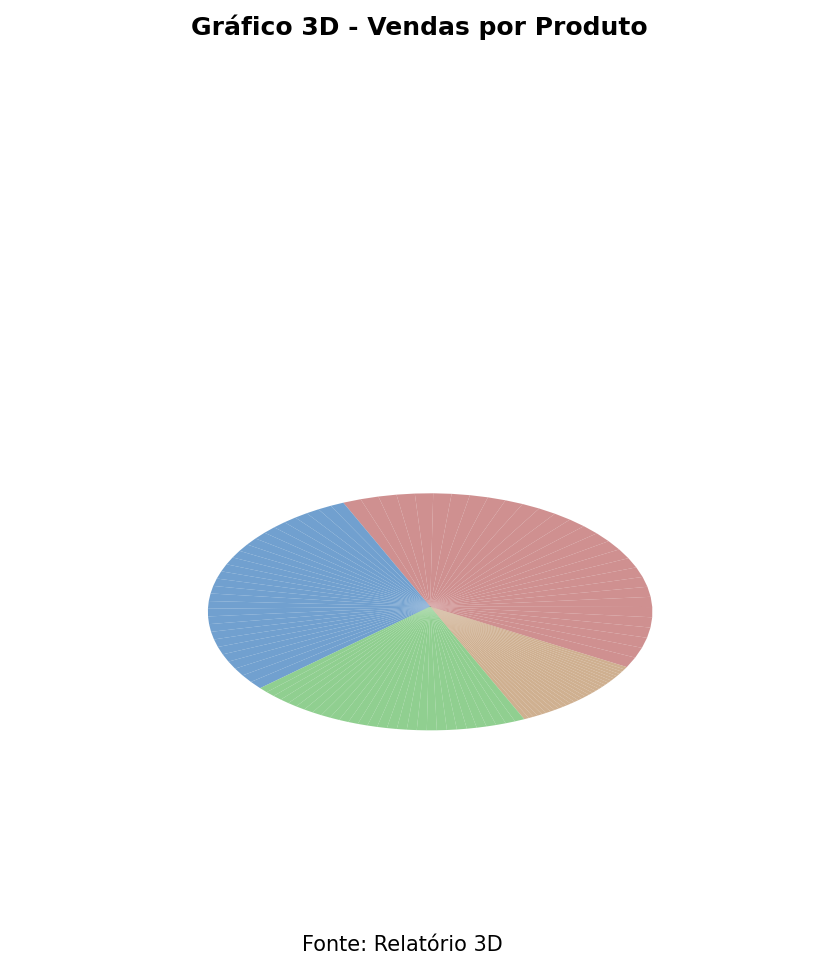
#> input picture data/pizza/pizza_3d.png, 838 x 970 px
$ python -i ocr_engine_adaptado.py   (imports and definitions only)
#> lines starting #> are read from the running program, lines starting #| are printed output that depends on the picture; after the words box and inside, x2 and y2 are one past the last pixel; in counts of white or black regions, pixels touching at a corner belong together
#> further down, picture is the input picture: shape (970, 838, 3); mean B, G, R 244.5, 244.8, 244.8
# scr/processamento/ocr_engine_adaptado.py
"""
MOTOR DE OCR ADAPTADO
Versão melhorada com suporte a extração de pares categoria-valor
"""

import pytesseract
from PIL import Image
import cv2
import numpy as np
import re
import os
from typing import Dict, List, Optional, Tuple, Any


class OCREngineAdaptado:
    """
    Motor de OCR adaptado que usa detecção de contornos para identificar
    regiões do gráfico, com suporte a diferentes tipos.
    """

    def __init__(self, tesseract_cmd: Optional[str] = None):
        """Inicializa o motor OCR."""
        self.tesseract_cmd = tesseract_cmd
        self._configurar_tesseract()

    def _configurar_tesseract(self):
        """Configura o caminho do Tesseract."""
        if self.tesseract_cmd:
            pytesseract.pytesseract.tesseract_cmd = self.tesseract_cmd
            return

        # Caminhos comuns por sistema operacional
        caminhos_comuns = [
            r'C:\Program Files\Tesseract-OCR\tesseract.exe',
            r'C:\Program Files (x86)\Tesseract-OCR\tesseract.exe',
            '/usr/bin/tesseract',
            '/usr/local/bin/tesseract'
        ]

        for caminho in caminhos_comuns:
            if os.path.exists(caminho):
                pytesseract.pytesseract.tesseract_cmd = caminho
                self.tesseract_cmd = caminho
                break

    def detectar_regioes_grafico(self, imagem_cv: np.ndarray) -> Optional[Tuple[int, int, int, int]]:
        """
        Detecta as regiões do gráfico usando contornos.

        Returns:
            Tupla (x, y, largura, altura) ou None
        """
        if len(imagem_cv.shape) == 3:
            gray = cv2.cvtColor(imagem_cv, cv2.COLOR_BGR2GRAY)
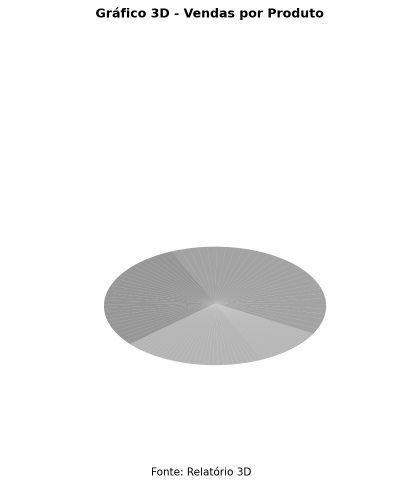
#> gray: shape (970, 838) (shown at 1/2 size); min 0, max 255, mean 244.8
        else:
            gray = imagem_cv

        # Binarização inversa para destacar o gráfico
        _, thresh = cv2.threshold(gray, 240, 255, cv2.THRESH_BINARY_INV)
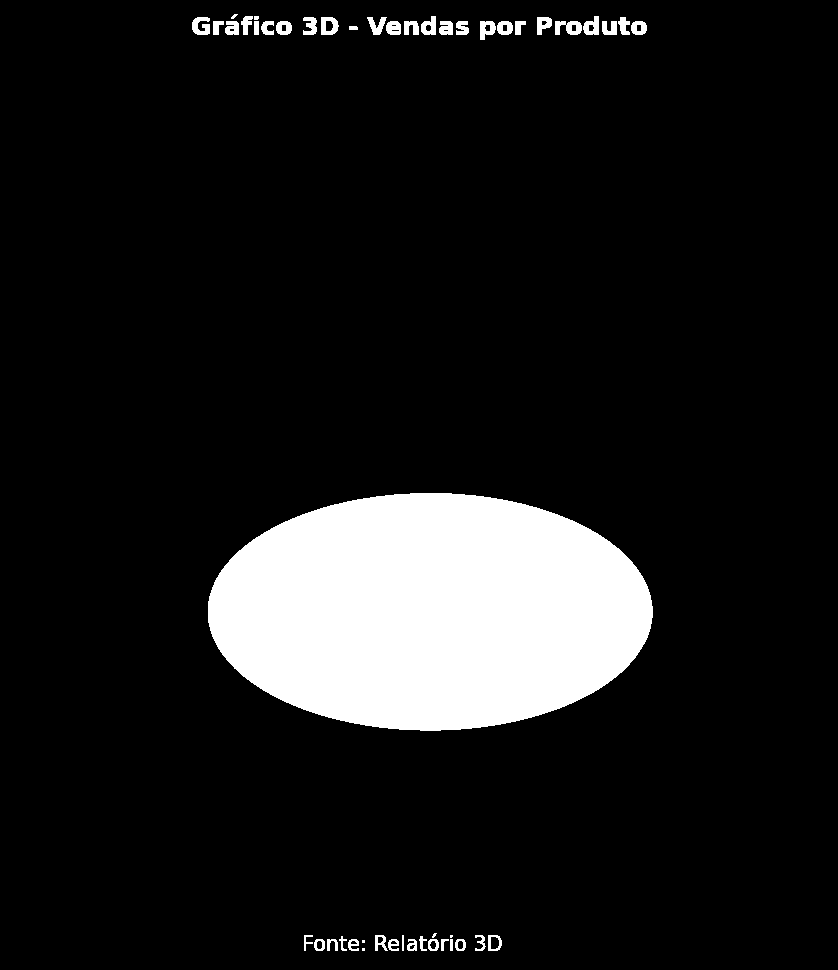
#> thresh: shape (970, 838); 10.9% white; 48 white regions (6 under 20 px)

        # Encontrar contornos
        cnts, _ = cv2.findContours(thresh, cv2.RETR_EXTERNAL, cv2.CHAIN_APPROX_SIMPLE)
#> cnts = 48 contours, 7 with area under 20; largest, box (x1, y1, x2, y2) and area: (208, 493, 653, 731) 82588, (321, 17, 339, 35) 256, (555, 21, 582, 35) 240, (480, 21, 496, 40) 200, (583, 16, 599, 35) 200

        if not cnts:
            return None

        # Pegar o maior contorno (provavelmente o gráfico)
        cnt = max(cnts, key=cv2.contourArea)
#> cnt = contour of 481 points, box (x1, y1, x2, y2) (208, 493, 653, 731), area 82588
        gx, gy, gw, gh = cv2.boundingRect(cnt)
#> gx = 208; gy = 493; gw = 445; gh = 238

        return gx, gy, gw, gh

    # [241 lines left out: functions agrupar_textos_proximos, extrair_dados_barras_verticais, extrair_dados_completos, not called in this run]

>>> import cv2
>>> picture = cv2.imread('../../data/pizza/pizza_3d.png')
>>> result = OCREngineAdaptado().detectar_regioes_grafico(picture)
#> result = (208, 493, 445, 238)

$ run again, on data/pizza/pizza_4_fatias.png
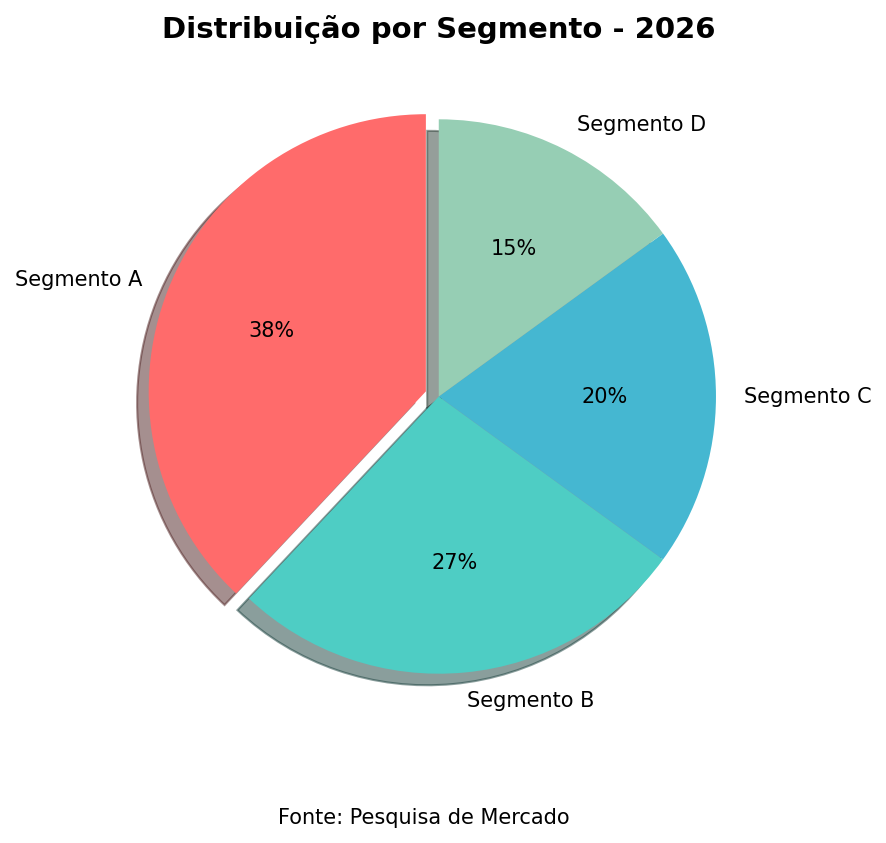
#> input picture data/pizza/pizza_4_fatias.png, 886 x 843 px
#> picture is the input picture: shape (843, 886, 3); mean B, G, R 219.9, 220.3, 217.4
#> in detectar_regioes_grafico, `gray = cv2.cvtColor(imagem_cv, cv2.COLOR_BGR2GRAY)`:
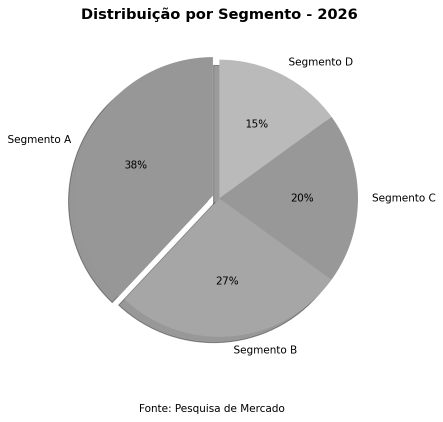
#> gray: shape (843, 886) (shown at 1/2 size); min 0, max 255, mean 219.4
#> in detectar_regioes_grafico, `_, thresh = cv2.threshold(gray, 240, 255, cv2.THRESH_BINARY_INV)`:
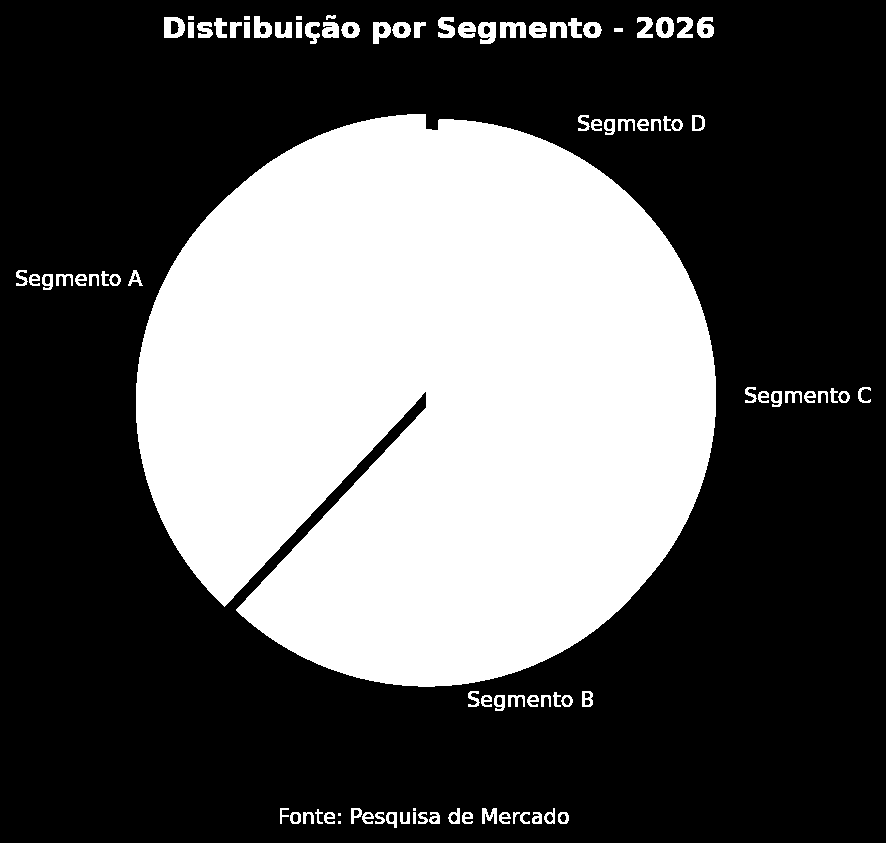
#> thresh: shape (843, 886); 35.8% white; 94 white regions (3 under 20 px)
#> cnts = 94 contours, 6 with area under 20; largest, box (x1, y1, x2, y2) and area: (136, 114, 716, 687) 255235, (164, 17, 185, 38) 363, (656, 17, 674, 38) 296, (478, 22, 496, 44) 295, (254, 16, 272, 38) 268
#> cnt = contour of 863 points, box (x1, y1, x2, y2) (136, 114, 716, 687), area 255235
#> gx = 136; gy = 114; gw = 580; gh = 573
#> result = (136, 114, 580, 573)

$ run again, on data/pizza/pizza_eleicoes.png
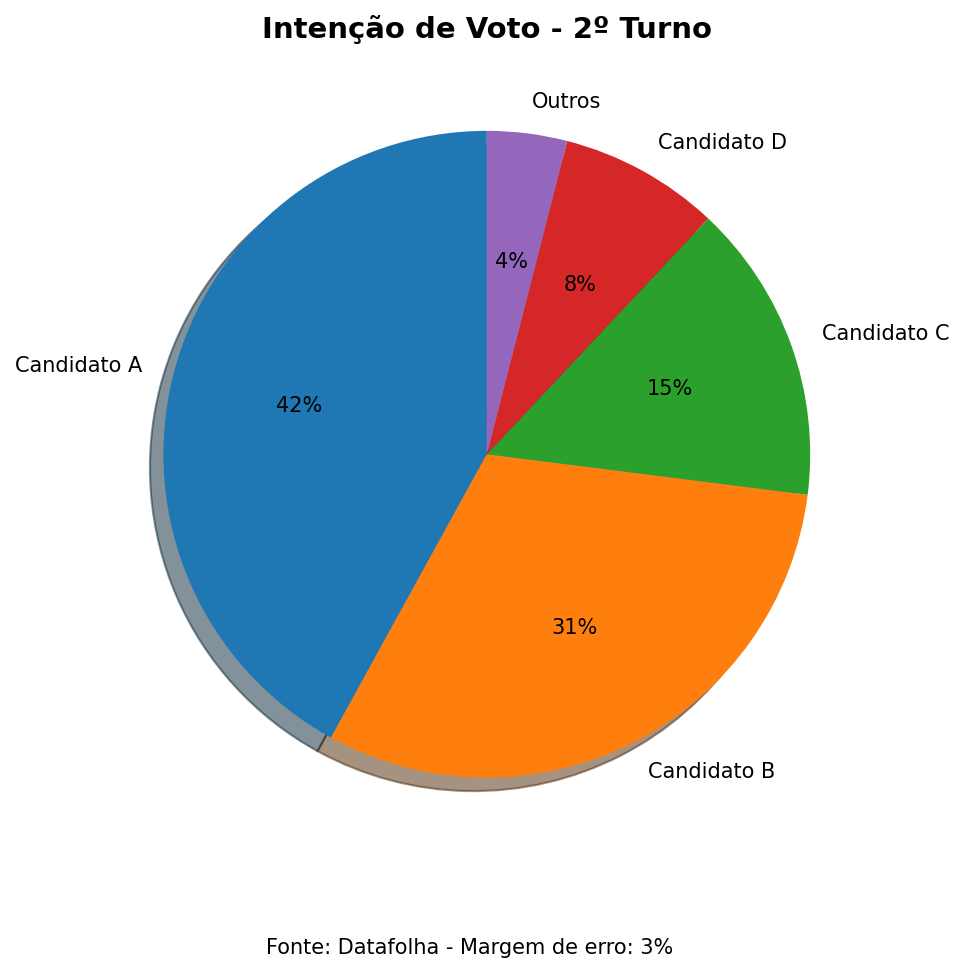
#> input picture data/pizza/pizza_eleicoes.png, 964 x 972 px
#> picture is the input picture: shape (972, 964, 3); mean B, G, R 195.8, 204, 204.3
#> in detectar_regioes_grafico, `gray = cv2.cvtColor(imagem_cv, cv2.COLOR_BGR2GRAY)`:
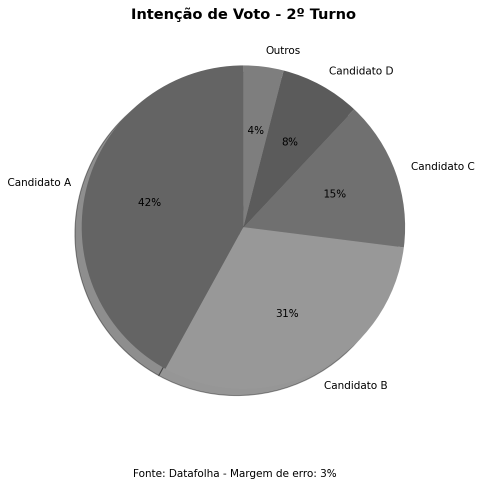
#> gray: shape (972, 964) (shown at 1/2 size); min 0, max 255, mean 203.1
#> in detectar_regioes_grafico, `_, thresh = cv2.threshold(gray, 240, 255, cv2.THRESH_BINARY_INV)`:
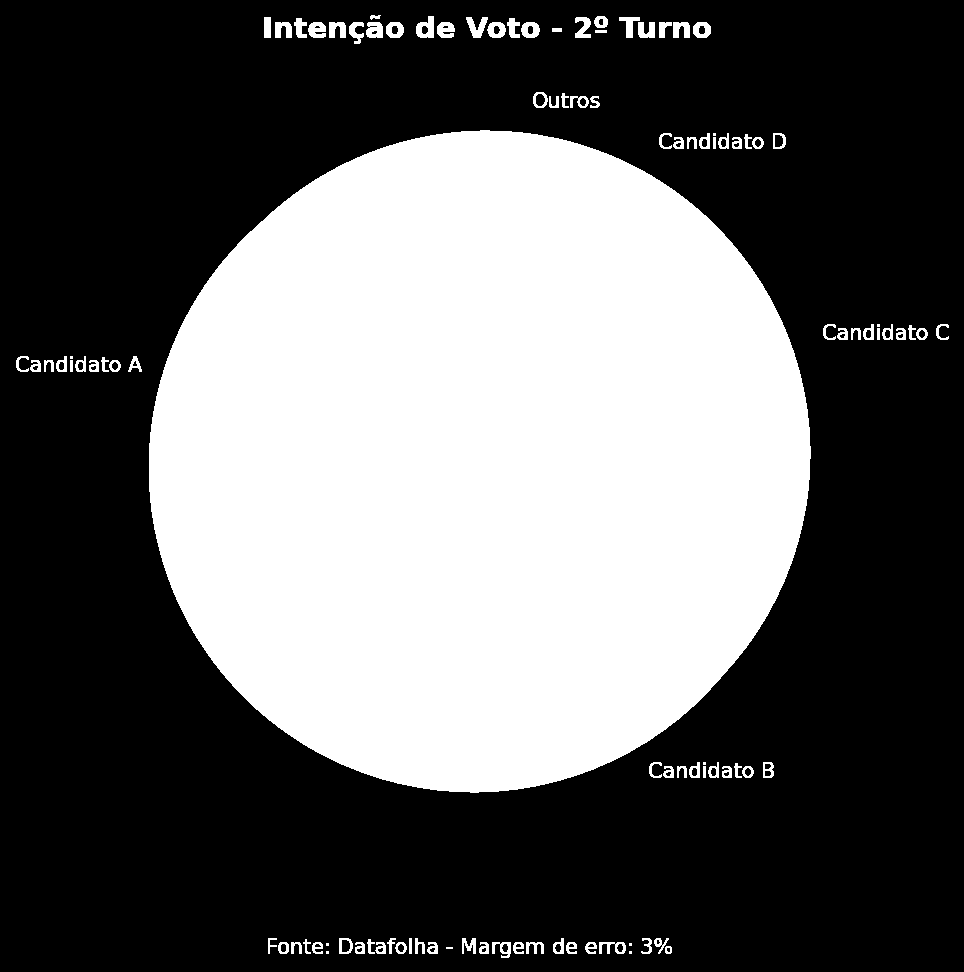
#> thresh: shape (972, 964); 37.7% white; 105 white regions (9 under 20 px)
#> cnts = 105 contours, 9 with area under 20; largest, box (x1, y1, x2, y2) and area: (149, 130, 811, 793) 341754, (416, 16, 434, 38) 270, (521, 22, 540, 38) 226, (693, 22, 711, 38) 223, (487, 22, 506, 38) 222
#> cnt = contour of 936 points, box (x1, y1, x2, y2) (149, 130, 811, 793), area 341754
#> gx = 149; gy = 130; gw = 662; gh = 663
#> result = (149, 130, 662, 663)
